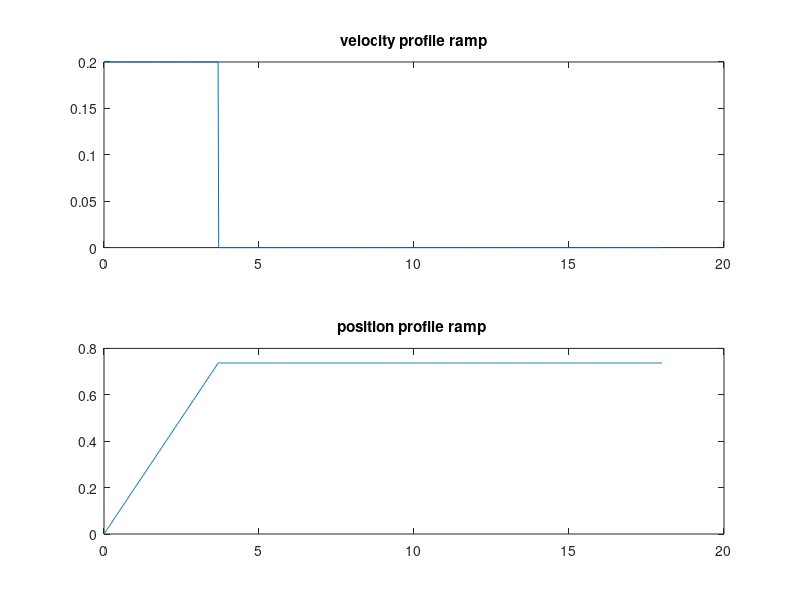

Write the MATLAB code that produced this figure. (Note: this script raises an error after producing the figure.)
%% CSV FILE MAKER %%
clc
clear all
close all
frequency = 50;
timestep = 1/frequency;
time = 0:timestep:18;

v_max = 0.2*2;
if v_max == 0.2
    offset_1 = 1;
else
    offset_1 = 0;
end
offset_1 = 1;
offset_2 = 0;
% Experiment opstelling:
l = 1.5; %cable length
%l = 1;
%l = 1.5;
theta_opt = 60.85*pi/180; %optimale eindhoek kabel [rad]
%theta_opt = pi/4;
dx_robot = (2*pi)/(sqrt(9.81/1.5)) * 0.3 * 1.5;  
%0.6018*2; % 1 periode   %%% 1 m kabel lengte
%0.753*2;  %1.25 periode
%0.903*2;  % 1.5 periode
%0.737*2;  % 1 periode  % 1.5 m kabel lengte
%.9213*2; % 1.25 periode
%1.1*2;   % 1.5 periode
                        % 1.5m smooth
dx_robot = (2*pi)/(sqrt(9.81/1.5)) * 0.2 * 1.5;
v_max = 0.2;

%horizontale verplaatsing robot [m]
dx_object = dx_robot + l*sin(theta_opt); %horizontale verplaatsing bak [m]
position = dx_robot*ones(1,length(time));
velocity = zeros(1,length(time));

% 1. RAMP INPUT 
v = v_max;
t_eind = dx_robot/v;
ramp = v*[0:timestep:t_eind];

position = dx_robot*ones(1,length(time));
position(1,1:round(t_eind/timestep)+offset_1) = ramp;

velocity = zeros(1,length(time));
velocity(1,1:round(t_eind/timestep)+offset_1) = v;

figure
subplot(2,1,1)
plot(time,velocity)
title("velocity profile ramp")
subplot(2,1,2) 
plot(time,position)
title("position profile ramp ")


 writematrix(position,'pos_15_ramp.csv')
 writematrix(velocity,'vel_15_ramp.csv')

%% 2. BANG BANG INPUT

v = v_max;


disp(dx_robot)

 %horizontale verplaatsing robot [m]
T = dx_robot/v

tau1 = (0:timestep:T/2)/T;
tau2 = (T/2:timestep:T)/T;

% Position 
S1 = dx_robot*2*(tau1).^2;
S2 = dx_robot*(-2*tau2.^2+4*tau2-1);




position(1:ceil(T/(2*timestep)+offset_2)) = S1;   
position(ceil(T/(2*timestep)):(ceil(T/timestep))) = S2;
position(ceil(T/timestep):end) = dx_robot;



% Velocity
V1 = v*4*tau1;
V2 = v*(-4*tau2 + 4);


velocity(1:ceil(T/(2*timestep))+offset_2) = V1;
velocity(ceil(T/(2*timestep)):ceil(T/(timestep))) = V2;        
velocity(ceil(T/timestep):end) = 0;
disp(length(time))
disp(length(velocity))
figure
subplot(2,1,1)
plot(time,velocity)
title("velocity profile bangbang")
subplot(2,1,2) 
plot(time,position)
title("position profile bangbang ")


writematrix(position,'pos_15_bang.csv')
 writematrix(velocity,'vel_15_bang.csv')

%% 3. POLYNOOM INPUT
 
v = v_max;


frequency = 50;
timestep = 1/frequency;
  %horizontale verplaatsing robot [m]
T = dx_robot/v;


tau = (0:timestep:T)/T;

% Position 
S = dx_robot*(-20*tau.^7+70*tau.^6-84*tau.^5+35*tau.^4);

position(1:ceil(T/(timestep))+offset_2) = S;       
position(1+ceil(T/timestep):end) = dx_robot;

%position_abrupt = zeros(1,2*ceil(T/(timestep)));
%position_abrupt(1:ceil(T/(timestep*2))) = position(1:ceil(T/(timestep*2)));
%position_abrupt(ceil(T/(timestep*2))+1:end) = position_abrupt(ceil(T/(timestep*2)));

% Velocity
V = v*(-7*20*tau.^6 + 6*70*tau.^5 -5*84*tau.^4 +4*35*tau.^3);

velocity(1:ceil(T/(timestep))+offset_2) = V;      
velocity(1+ceil(T/timestep):end) = 0;

%velocity_abrupt = zeros(1,2*ceil(T/(timestep)));
%velocity_abrupt(1:ceil(T/(timestep*2))) = velocity(1:ceil(T/(timestep*2)));

 writematrix(position,'pos_15_poly.csv')
 writematrix(velocity,'vel_15_poly.csv')

figure
subplot(2,1,1)
plot(time,velocity)
title("velocity profile poly")

subplot(2,1,2)
plot(time,position)
title("position profile poly ")

